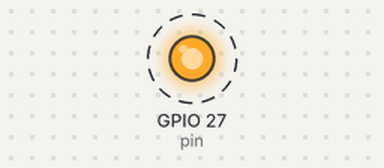
A program run on a simulated Raspberry Pi (BCM pin numbers), started with the arguments 3 3. On the bench: output pins drawn as LEDs (lit = HIGH). Dashed ring = blinking. At 3.0 s the program stops and its outputs stay as they are.

Above: at 0.15 s.
Timing chart, 0 to 3.0 s (numbered marks = the images above):
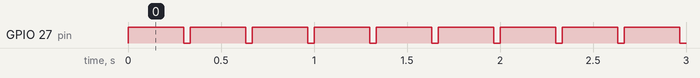

Measured:
- by itself, GPIO 27 (pin): alternates HIGH for 0.30 s and LOW for 0.03 s, 18 changes in all, then stays LOW

The program:

utilBuzzer.py
```python
import sys
import RPi.GPIO as GPIO, time, os

GPIO.setmode(GPIO.BCM)
GPIO.setwarnings(False)

pin  = 27
freq = sys.argv[1]
dura = sys.argv[2]

def bibrate( pin, frequency, duration ):
	cumulativeDuration = 0
	GPIO.setup(pin, GPIO.OUT)
	GPIO.output(pin, GPIO.LOW)

	period = 1.0/frequency
	#print period
	hperiod = period * 0.9
	lperiod = period * 0.1
	#print hperiod
	#print lperiod

	while ( cumulativeDuration < duration ):
        	GPIO.output(pin, GPIO.HIGH)
        	time.sleep(hperiod)
		GPIO.output(pin, GPIO.LOW)
		time.sleep(lperiod)
		cumulativeDuration += period

	GPIO.output(pin, GPIO.LOW)

bibrate( pin, float(freq), float(dura) )
```
